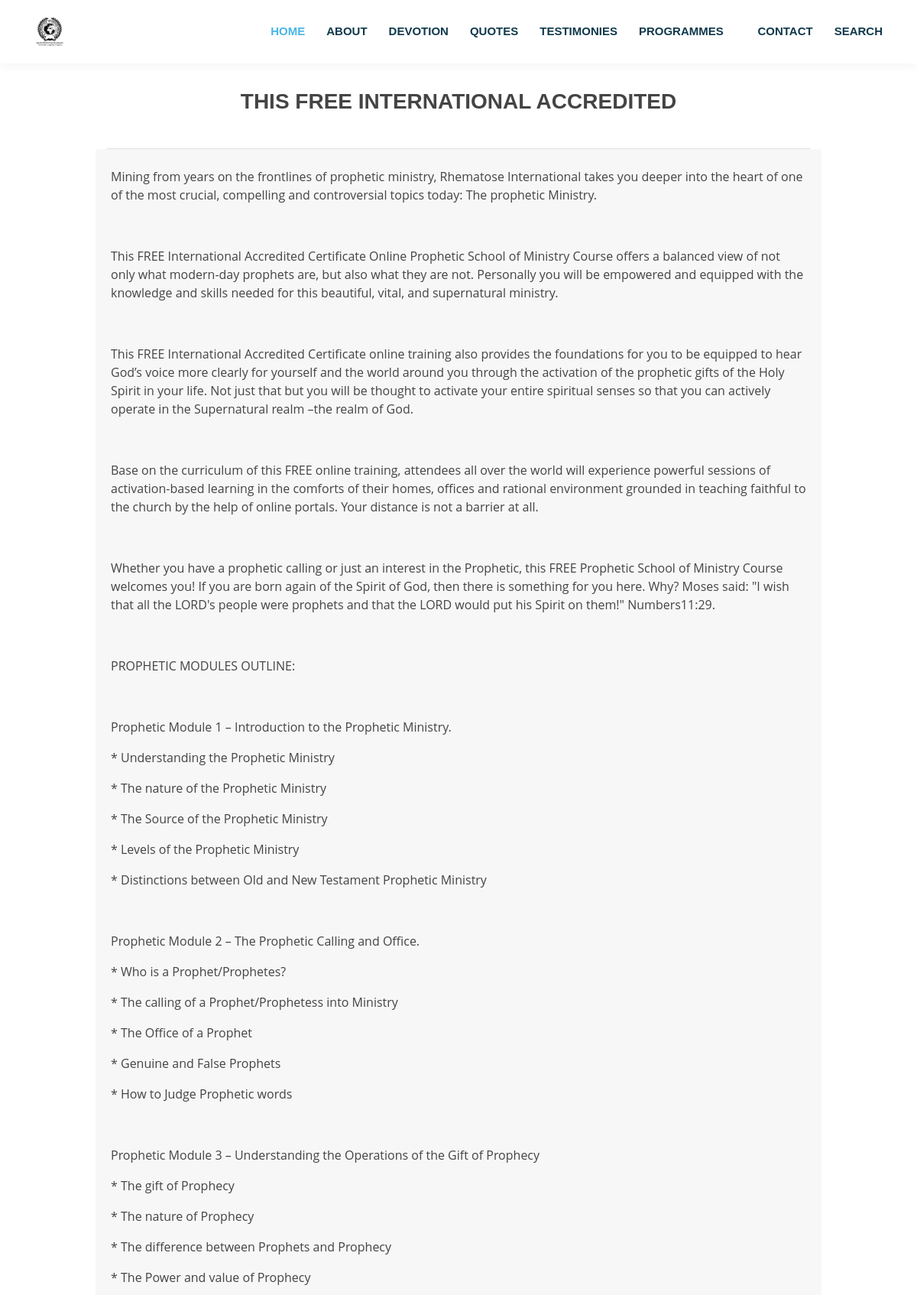
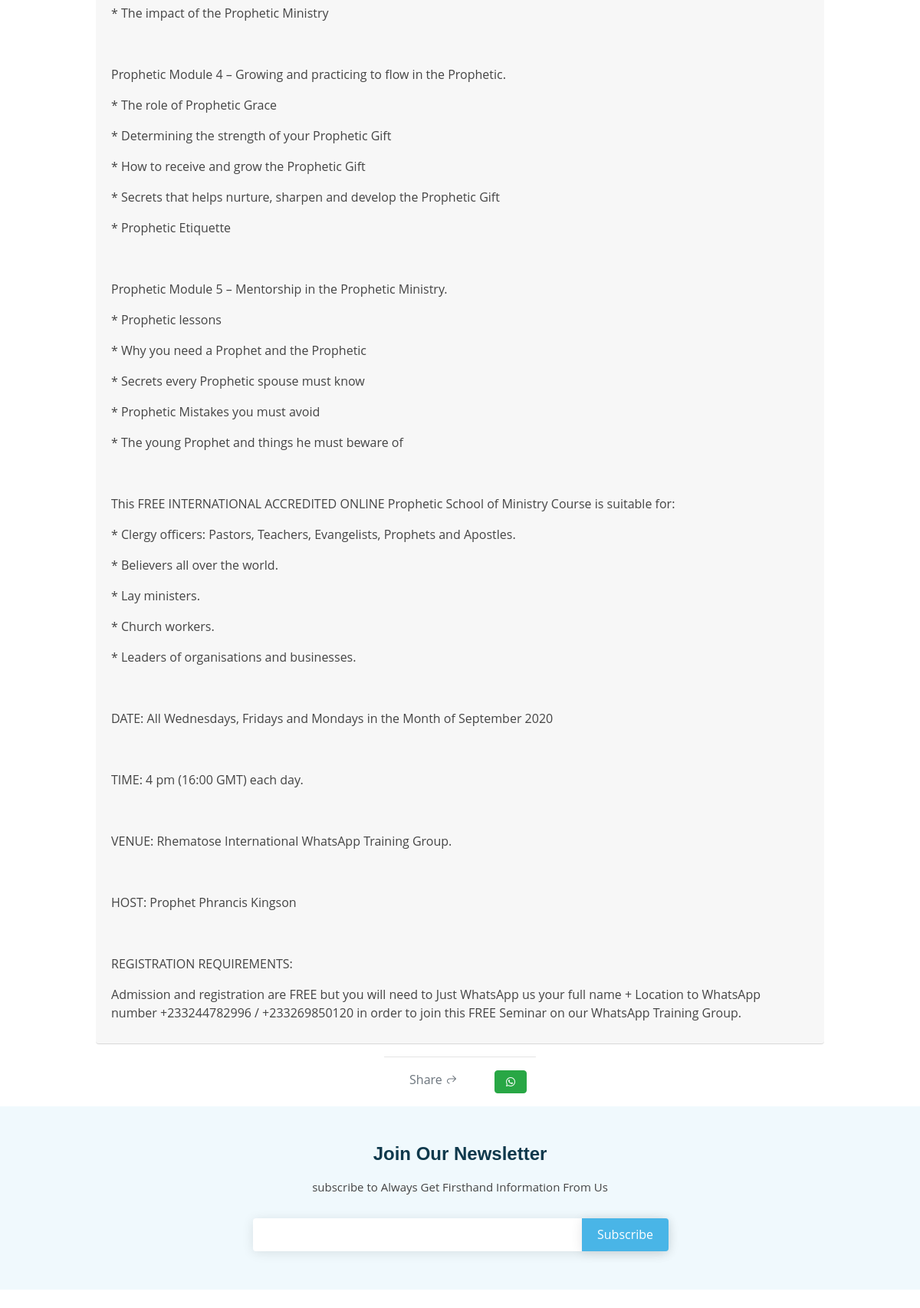
The app's page /programme/this-free-international-accredited/ (upper part) with its own data (2 pictures, top to bottom).
### ministry/models.py (models this page shows, shortened)
class Programme(models.Model):
    user = models.ForeignKey(User, null=True, on_delete=models.CASCADE)
    title = models.CharField(max_length=200)
    detail = HTMLField()
    prog_image = models.ImageField(upload_to='programme_image')
    programme_category = models.ManyToManyField(Category, blank=True)
    previous_programme = models.ForeignKey('self',
                                           related_name='previous',
                                           on_delete=models.SET_NULL,
                                           blank=True,
                                           null=True)
    next_programme = models.ForeignKey('self',
                                       related_name='next',
                                       on_delete=models.SET_NULL,
                                       blank=True,
                                       null=True)
    publish = models.BooleanField(default=False)
    slug = models.SlugField(blank=True, null=True)
    created_at = models.DateTimeField(auto_now_add=True)
    updated_at = models.DateTimeField(auto_now=True, blank=True, null=True)
    def get_absolute_url(self):
        return reverse('programme-detail', kwargs={'slug': self.slug})

### ministry/views.py (the view, shortened to what this page needs)
# urls.py: path('programme/<slug>/', ProgrammeDetailView.as_view(),
class ProgrammeDetailView(generic.DetailView):
    model = Programme
    context_object_name = 'programme'
    template_name = 'components/programme_detail.html'
    form = ProgrammeReviewForm()
    def get_object(self):
        obj = super().get_object()
        PostView.objects.get_or_create(programme=obj)
        return obj
    def get_context_data(self, **kwargs):
        context = super().get_context_data(**kwargs)
        context['title_tag'] = 'RHEMATOSE: PROGRAMMES'
        context['Pagetag'] = PageWordTags.objects.get(pk=1)
        context['form'] = self.form
        context['programmereviewreplyForm'] = ProgrammeReviewReplyForm
        return context

### ministry/forms.py
class ProgrammeReviewForm(forms.ModelForm):
    content = forms.CharField(label="", widget=forms.Textarea(
        attrs={
            'class': 'form-control',
            'placeholder': 'Type your comment',
            'rows': '4',
            'border': '2px solid #750a20'
        }))
    class Meta:
        model = ProgrammeReview
        fields = (
            'full_names',
            'phone_number',
            'email',
            'content',
        )

### ministry/templates/components/programme_detail.html (shortened to what this page needs)
{% extends 'base/base.html' %}
{% load crispy_forms_tags %}
{% load widget_tweaks %}
{% load i18n %}
{% load static %}
{% load social_share %}
{% block content %}
<div class="container" style="padding-top: 7em;">
    <div class="row">
        <div class="col-md-10 mx-auto">
            <h6 class="font-weight-bold py-1 text-center h3">{{programme.title|upper}}</h6>
            <div class="mx-auto text-center border-bottom pb-2">
            </div>
        </div>
        <div class="col-md-10 mx-auto card-header rounded pt-2">
            <p class="text-justify"> {{programme.detail|safe}}</p>
        </div>
        <footer class="mx-auto text-center pb-3">
            <hr>
            <table class="float-left">
                <tr class="row">
                    &ensp;&ensp;<td class="text-secondary pl-5">Share <i class="la la-share"></i>
                    </td>
                    <td>&ensp;</td>
                    <td class="text-small">
                    </td>
                    <td>&ensp;</td>
                    <td class="text-small">
                    </td>
                    <td>&ensp;</td>
                    <td class="text-small">
                    </td>
                    <td>&ensp;</td>
                    <td class="text-small"> <a
                            href="whatsapp://send?text=*Rhematose Intl. Presents {{programme.title}}:* {{programme.detail|striptags|truncatechars:450}} See More@ http://www.rhematose.org{{programme.get_absolute_url}}"
                            data-action="share/whatsapp/share" target="_blank"> <i
                                class="btn btn-success btn-xs la la-whatsapp"></i>
                        </a>
                    </td>
                    <td>&ensp;</td>
                </tr>
            </table>
        </footer>
    </div>
</div>
{% endblock content %}

### staticfiles/assets/css/stylebt.css (style rules this page uses)
body { font-family: "Open Sans", sans-serif; color: #444444; }
a { color: #49b5e7; }
h1, h2, h3, h4, h5, h6 { font-family: "Dosis", sans-serif; }

### staticfiles/assets/css/custom.css (style rules this page uses)
body { height: 100%; width: 100%; overflow-x: hidden; }

### records on screen
Programme: title "THIS FREE INTERNATIONAL ACCREDITED", detail "Mining from years on the frontlines of prophetic ministry, Rhematose International takes you deeper into the heart of one of the most crucial, compelling and controversial topics today: The prophetic Ministry. This FREE International Accredited Certificate Online Prophetic School of Ministry Course offers a balanced view of not only what modern-day prophets are, but also what they are not. Personally you will be empowered and equipped with the knowledge and skills needed for this beautiful, vital, and supernatural ministry. This FREE International Accredited Certificate online training also provides the foundations for you to be equipped to hear God’s voice more clearly for yourself and the…"
